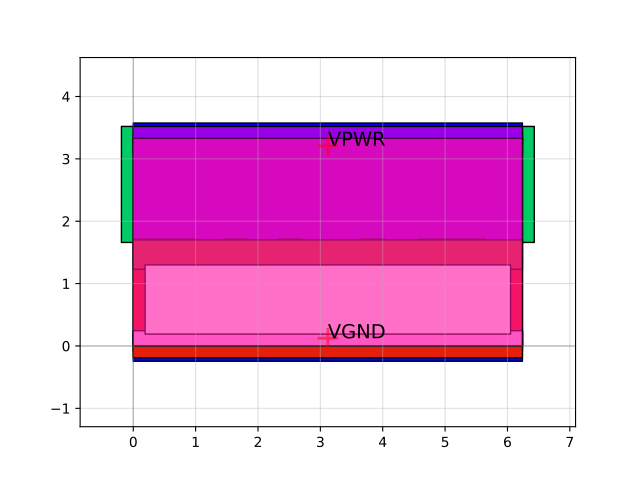

The Python source for this figure:
import sky130

c = sky130.components.sky130_fd_sc_hs__o32ai_2()
c.plot()
